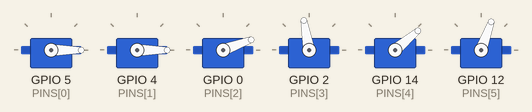
A sketch run on a simulated ESP8266 (NodeMCU). On the bench: 6 × servo. WiFi joins after 1.5 s; servers stay silent unless stated; what the sketch prints to the serial monitor is not drawn.

Above: at 0.1 s.
At 1.6 s:
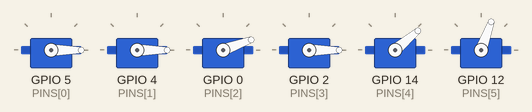
Timing chart, 0 to 3.1 s (numbered marks = the images above):
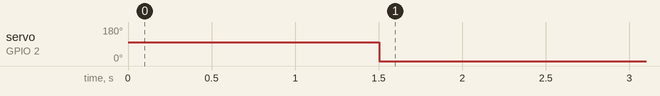

Measured:
- by itself, servo on GPIO 2 (PINS[3]): 100° → 0° at 1.5 s

The sketch:

Fonctions.ino
```cpp
#include "Libraries.h"

// Initialisation des valeurs
unsigned long clock_begin = 0;
unsigned long clock_end = 0;


//Naming a type servo
Servo SERVOS[NSERVO];

int REAL[NSERVO];
int TARGET[NSERVO];
int SPEEDS[NSERVO];

boolean DIR[NSERVO] = {true,true,true,false,true,true};

unsigned long PrevTime = 0;
const long interval = 1000; //intervalo de 50 milisegundos
const char T[][6] = { 0,0,0,0,0,0,
                      50,50,50,50,50,50,
                      80,80,80,80,80,80,
                      50,50,50,50,50,50,
                      0,0,0,0,0,0,
                      0,0,0,100,0,39
                      };
const unsigned int TMAX =  (sizeof(T)/sizeof(char))/6;
unsigned int count = 0;

void servoSetup(int num) {
  SERVOS[num].attach(PINS[num]); // Attach to a Digital Pin
  TARGET[num] = INIT[num];
  REAL[num] = INIT[num];
  SPEEDS[num] = 0;
  SERVOS[num].write(INIT[num]);
}

void SetupServoArm() {
  for (int num = 0; num < NSERVO; num++) {
    servoSetup(num);
  }
}

void UDPSetup(){
  WiFi.softAPdisconnect(true);
  WiFi.disconnect(true);
  WiFi.config(local, dns, netmask);
  WiFi.mode(WIFI_STA);
  WiFi.begin("Robotic_Arm"); //Name of the wifi

  Serial.begin(115200);

  Udp.begin(UDPPort); //listening to the port UDPPort
  Serial.printf("Now listening at IP %s, UDP port %d\n", WiFi.softAPIP().toString().c_str(), UDPPort); //Print at serial
  while (WiFi.status() != WL_CONNECTED) {
    delay(500);
    Serial.print(".");
  }
}

void UDP_Reception() {
  //if ( WiFi.status() != WL_CONNECTED )  return;
  int packetSize1 = Udp.parsePacket(); //verify if a packet have been received
  // receive incoming UDP packets
  if ( packetSize1 ) { //if the packet was received then:
        //Serial.print(packetSize1);
        //Serial.printf("-");
    if ( Udp.read(packetBuffer, (2 * NSERVO)) > 0 ) {
      for (int num = 0; num < NSERVO; num++) {
        SPEEDS[num] = int(packetBuffer[num]);
        TARGET[num] = int(packetBuffer[num + NSERVO]);
        Serial.print(num);
        Serial.printf(":");
        Serial.print(SPEEDS[num]);
        //Serial.printf(":");
        //Serial.print(TARGET[num]);
        //Serial.printf(" ");
        Serial.println();
      }
      //Serial.println("");
    }
  }
}

// update the position of the arm motor according to speed and target received parameters
void MoveMyServo(int num) {
  // increase motor position according to speed parameter
  if (SPEEDS[num] = 13) {
    TARGET[num]=REAL[num];
  }
  else if (SPEEDS[num] > 0) {
    if (REAL[num] > TARGET[num]) REAL[num] = ( REAL[num] + TARGET[num] )/2;
    REAL[num] = REAL[num] + SPEEDS[num];
  }
  else {
    // when speed is null decrease the motor position
    REAL[num] = REAL[num] - 1;
    // however, the motor position cannot be below the initial value
    if (REAL[num] < INIT[num]) REAL[num] = INIT[num];
  }

  // send the position value to the motor
  SERVOS[num].write( DIR[num]? REAL[num] : MAX[num]-REAL[num] );
  //SERVOS[num].write(REAL[num]);
  //Serial.print(REAL[num]);
  //Serial.printf(" ");
}


// update the position of each arm motor
void MoveMyArm(){
    for (int num = 0; num < NSERVO; num++) {
      MoveMyServo(num);
  }
}

void loopServoDance() {
  while(count<TMAX){
    unsigned long NowTime = millis();
  //unsigned long DanceTime = millis();
    if (NowTime - PrevTime >= interval) {
      PrevTime = NowTime;
      SERVOS[5].write(map(T[count][5],0,100,0,180));
      SERVOS[4].write(map(T[count][4],0,100,40,120));
      SERVOS[3].write(map(T[count][3],0,100,10,100));
      SERVOS[2].write(map(T[count][2],0,100,10,140));
      SERVOS[1].write(map(T[count][1],0,100,0,180));
      SERVOS[0].write(map(T[count][0],0,100,0,180));
      Serial.print(count);
      Serial.printf(" ");
      count++;
      return;
    }
  }
  return;
}
```

Motor_Client_Funfando.ino
```cpp
#include "Libraries.h"

void setup() {
      //Servo motor
      SetupServoArm();
      clock_begin = millis();
      //Wifi configuration
      UDPSetup();
}

void loop() {
  //loopServoDance();
  clock_end = millis();

  if (clock_end > clock_begin + 1,77) {
    clock_begin = clock_end;

    UDP_Reception();
    MoveMyArm();
  }

}
```

Libraries.h
```cpp
#ifndef LIBRARIES_H
#define LIBRARIES_H

#include <ESP8266WiFi.h>
#include <WiFiUdp.h>
#include <Servo.h>

//Define type of servo
#define NSERVO 6
extern Servo SERVOS[NSERVO];
const int PINS[NSERVO] = {5,4,0,2,14,12}; //D1 until D6
const int INIT[NSERVO] = {0,0,20,100,40,70};
const int MAX[NSERVO] = {180,180,140,0,120,180};
extern int REAL[NSERVO];
extern int TARGET[NSERVO];
extern int SPEEDS[NSERVO];


// Define the server
WiFiUDP Udp;
unsigned int UDPPort = 2380; // local port to listen on
char packetBuffer[2*NSERVO]={0, 0, 0, 0, 0, 0, 0, 0, 0, 0, 0, 0}; //buffer to hold incoming packet
//Ip configuration.
const IPAddress local(11, 11, 11, 11);
const IPAddress dns(11, 11, 11, 11);
const IPAddress netmask(255, 255, 255, 0);
const IPAddress remote(11,11,11,110);


//Define variable
extern unsigned long clock_begin;
extern unsigned long clock_end;


#endif
```
